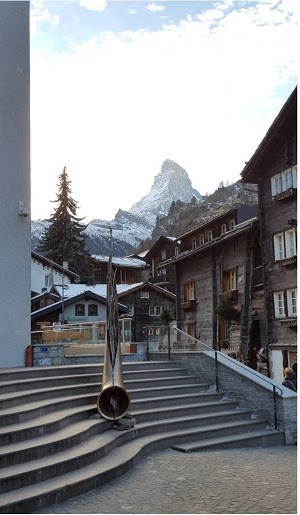
#> input picture img.jpg, 300 x 515 px
$ python milestone6.py img.jpg
#> lines starting #> are read from the running program, lines starting #| are printed output that depends on the picture; after the words box and inside, x2 and y2 are one past the last pixel; in counts of white or black regions, pixels touching at a corner belong together
### utils.py
### Import the necessary libraries
import cv2
import numpy as np
import matplotlib.pyplot as plt
from sklearn.cluster import MiniBatchKMeans

### Function to read the input image
def read_input(filename):
#> called with filename = 'img.jpg'
	img = cv2.imread(filename)
#> img is the input picture: shape (515, 300, 3); mean B, G, R 144.2, 140.5, 139
	img = cv2.cvtColor(img, cv2.COLOR_BGR2RGB)
	print("Image dimension:", img.shape)
#| Image dimension: (515, 300, 3)

	return img

# Function to display the image
def display_image(img):
	fig = plt.figure(figsize=(4, 8))
	plt.imshow(img)
	plt.show()

# [7 lines left out: function renormalize, not called in this run]

# Function to plot two images
def plotImages(im1, im2, t1, t2):

	fig=plt.figure(figsize=(15, 15))
	plt.subplot(1, 2, 1)
	plt.title(t1)
	plt.xticks([])
	plt.yticks([])
	if (im1.ndim == 2):
		plt.imshow(im1, cmap='gray')
	elif (im1.ndim == 3):
		plt.imshow(im1)

	plt.subplot(1, 2, 2)
	plt.title(t2)
	plt.xticks([])
	plt.yticks([])
	if (im1.ndim == 2):
		plt.imshow(im2, cmap='gray')
	elif (im1.ndim == 3):
		plt.imshow(im2)
	plt.show()

	return

# [69 lines left out: functions get_points_within_contour, threshold_edges, KMeansClustering, not called in this run]

### milestone1.py
### Import the necessary libraries
import argparse
from utils import *

# Milestone 1: Median filter and Edge detection

'''
Before any further processing, a median filter is applied in order to reduce any salt and pepper noise
that may be present in the input image.
'''
# Function to apply median filter
def apply_median_filter(img, ksize):
#> called with ksize = 7
	median = cv2.medianBlur(img, ksize)
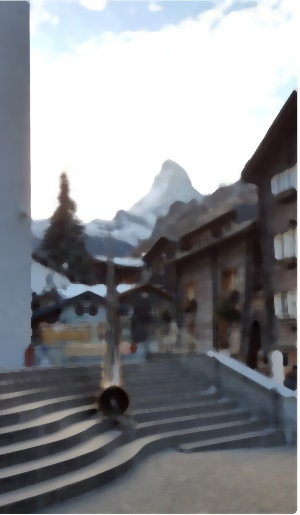
#> median: shape (515, 300, 3); mean R, G, B 138.3, 139.8, 143.6
#> in plotImages, `plt.show()`:
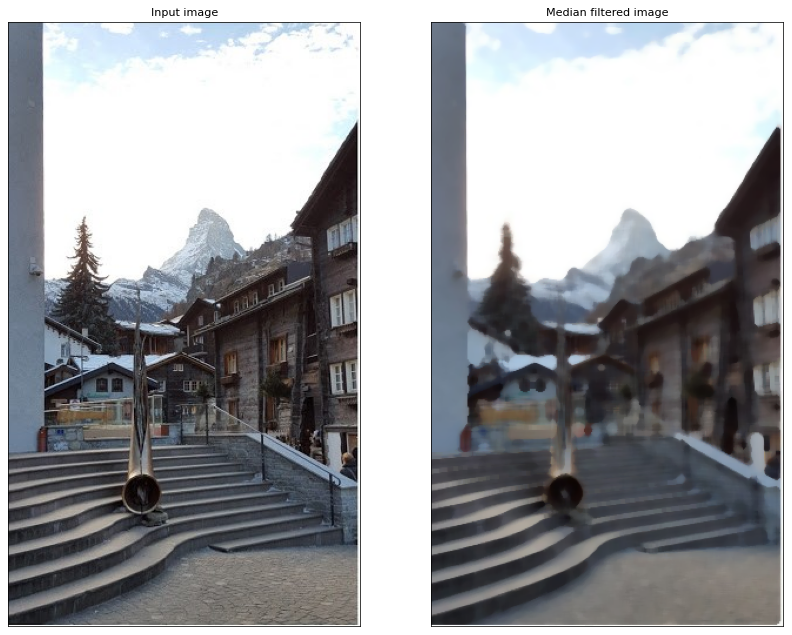
#> figure drawn by matplotlib, 2 panels
	return median

'''
For detecting the edges, Canny edge detection technique is used. The benefits of using the Canny edge
detector instead of a Laplacian kernel is that the edges are all single pixel edges in the resulting
image. This allows for morphological operators to be employed more predictably on the resulting edge
image.
'''
# Function to detect the edges in the image

def detect_edges_filtered(img, sigma=0.33):
	# img = apply_median_filter(img, 5)
	# Compute the median of the single channel pixel intensities
#> called with sigma = 0.33
	v = np.median(img)
#> v = 118

	# Set lower and upper thresholds of canny using the median
	lower = int(max(0, (1.0 - sigma) * v))
#> lower = 79
	upper = int(min(255, (1.0 + sigma) * v))
#> upper = 156
	edged = cv2.Canny(img, lower, upper)
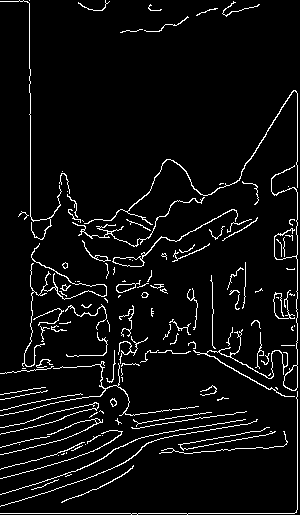
#> edged: shape (515, 300); 5.5% white in thin lines or dots
#> call 2 of plotImages, with t1 = 'Median filtered image', t2 = 'Edge detection'
#> in plotImages (call 2), `plt.show()`:
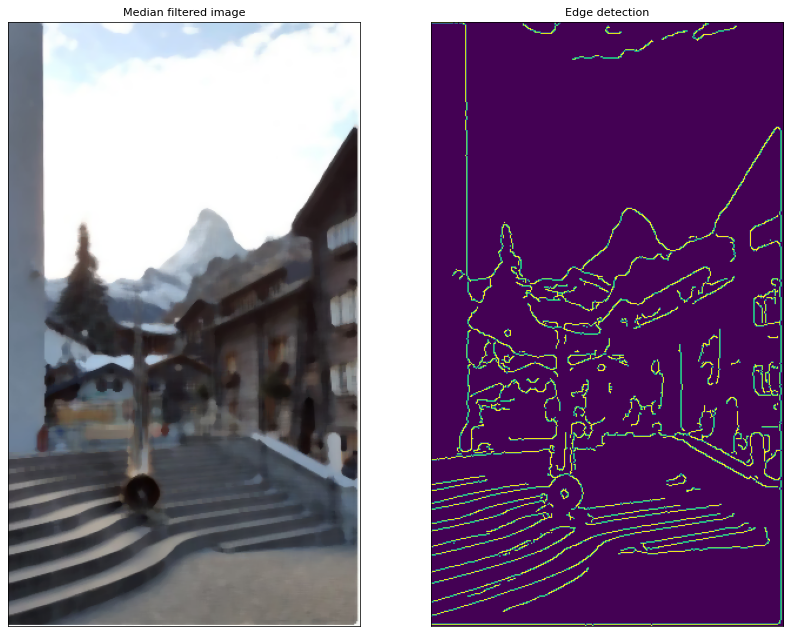
#> figure drawn by matplotlib, 2 panels

	return edged

# [19 lines that do not run on import are left out]

### milestone2.py
### Import the necessary libraries
import argparse
import numpy as np
import argparse
from utils import *
from milestone1 import apply_median_filter, detect_edges_filtered


# Milestone 2: Morphological operations

'''
    Dilation: Dilation is performed with a small 2 X 2 structuring element.
    The purpose of this step is to both bolden and smooth the contours of the edges slightly.
'''
def dilation(img, ksize):
#> called with ksize = 2
    kernel = np.ones((ksize, ksize),np.uint8)
    dilated_img = cv2.dilate(img, kernel, iterations = 1)
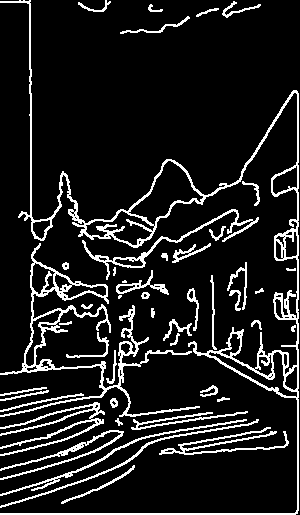
#> dilated_img: shape (515, 300); 11.7% white in thin lines or dots
    return dilated_img

# [25 lines that do not run on import are left out]

### milestone3_and_4.py
import argparse
from utils import *
from milestone1 import apply_median_filter, detect_edges_filtered
from milestone2 import dilation

def apply_bilateral_filter(img):
	bilateral_filtered_img = img
	for i in range(14):
	    bilateral_filtered_img = cv2.bilateralFilter( bilateral_filtered_img, 5, 9, 9 )

	return bilateral_filtered_img


# [33 lines that do not run on import are left out]

### milestone5.py
import argparse
from utils import *
from milestone1 import apply_median_filter, detect_edges_filtered
from milestone2 import dilation
from milestone3_and_4 import apply_bilateral_filter

def quantize_colors(img, factor):
#> called with factor = 24
	quantized_img = np.zeros_like(img)
	for i in range(img.shape[0]):
	    for j in range(img.shape[1]):
	        quantized_img[i,j] = np.floor(img[i, j] // factor) * factor
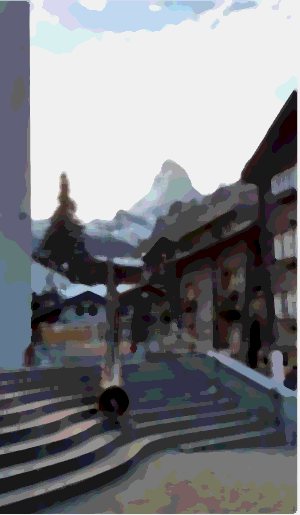
#> quantized_img: shape (515, 300, 3); mean R, G, B 126, 127.2, 131.3

	return quantized_img

# [39 lines that do not run on import are left out]

### milestone6.py
import argparse
from utils import *
from milestone1 import apply_median_filter, detect_edges_filtered
from milestone2 import dilation
from milestone3_and_4 import apply_bilateral_filter
from milestone5 import quantize_colors

def merge_images(edge_img, color_img):
	merged_img = color_img.copy()
	merged_img[edge_img == 255] = 20
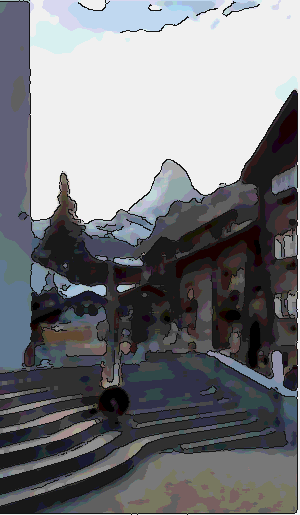
#> merged_img: shape (515, 300, 3); 5.46% of pixels changed, all inside (x1, y1, x2, y2) = (0, 0, 298, 515)
	return merged_img

if __name__ == '__main__':
    parser = argparse.ArgumentParser(description='Milestone 6 progress')
    parser.add_argument('input', help='Input image')
    parser.add_argument('-m', '--median_kernel_size', required=False, default=7,
        type=int, help='Increase this value to reduce no. of edges & get a more smooth output')
    parser.add_argument('-f', '--dilation_size', required=False, default=2, type=int,
        help='Increase this value to get thicker edges')
    parser.add_argument('-q', '--quantization_factor', required=False, default=24, type=int,
        help='Controls cartooning effect by creating blobs, increase to get larger, unifrom blobs')

    args = parser.parse_args()

    # Read the input image and display
    img = read_input(args.input)
    display_image(img)

    # Apply median filter to remove the noise and display the images
    median_filtered_img = apply_median_filter(img, args.median_kernel_size)
    plotImages(img, median_filtered_img, 'Input image', 'Median filtered image')

    # Detect the edges in the image and display the images
    edges = detect_edges_filtered(median_filtered_img)
    plotImages(median_filtered_img, edges, 'Median filtered image', 'Edge detection')

    # Dilate the image
    dilated_img = dilation(edges, args.dilation_size)
    plotImages(edges, dilated_img, 'Edge detection', 'Dilated image')

    # Apply bilateral filter and display the images
    bilateral_filtered_img = apply_bilateral_filter(img)
    plotImages(img, bilateral_filtered_img, 'Input image', 'Bilateral filtered image')

    # Apply median filter
    filtered_img = apply_median_filter(bilateral_filtered_img, args.median_kernel_size)
    plotImages(bilateral_filtered_img, filtered_img, 'Bilateral filtered image', 'Median filtered image')

    # Apply qunatization
    quantized_img = quantize_colors(filtered_img, args.quantization_factor)
    plotImages(filtered_img, quantized_img, 'Median filtered image', 'Quantized image')

    # Merge the edge image and the color image
    color_img = quantized_img
    merged_img = merge_images(edges, color_img)

    # Disply the merged image i.e. cartooned image
    plotImages(img, merged_img, 'Input image', 'Cartooned image')
